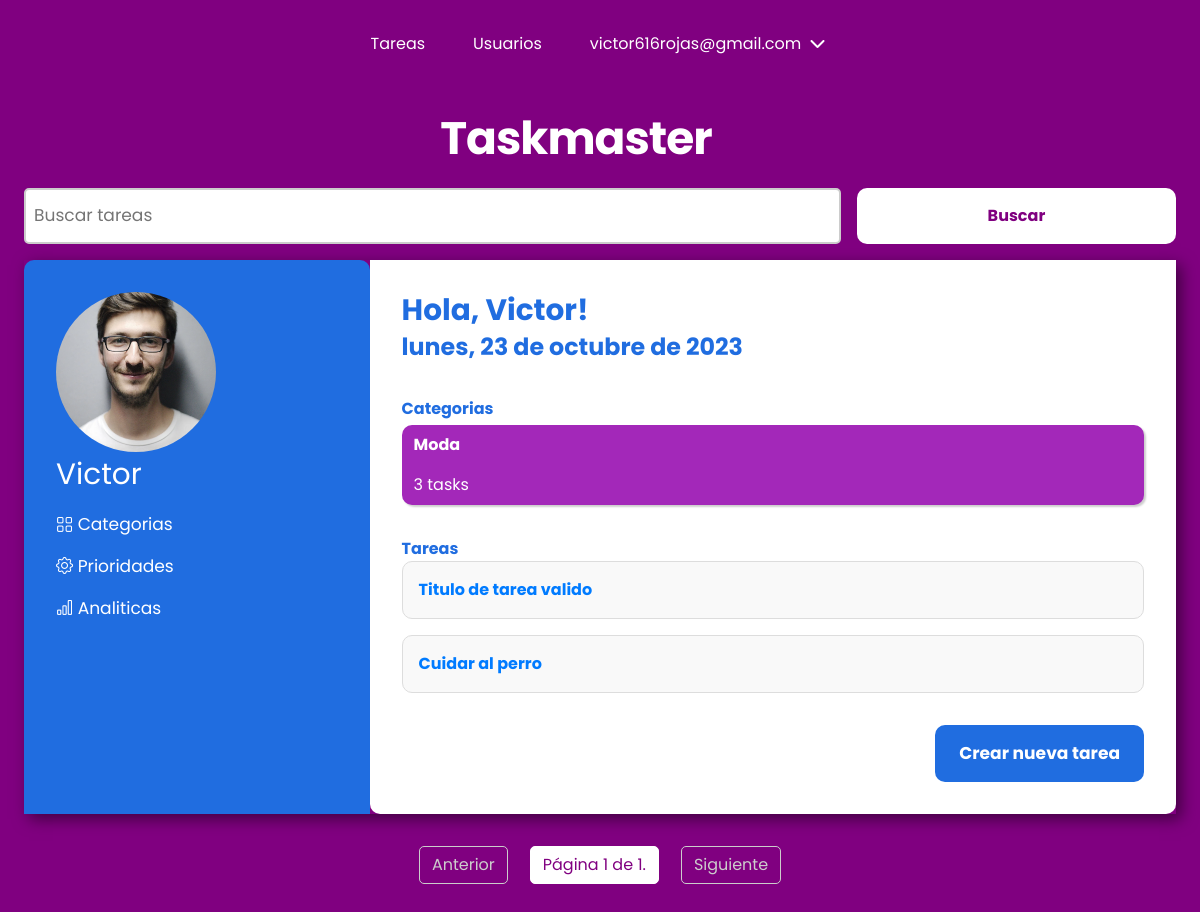
The app's page /todo_task/tasks/incomplete/ (signed in) with its own data.
### users/models.py (models this page shows, shortened)
class CustomUser(AbstractBaseUser, PermissionsMixin):
    email = models.EmailField(unique=True, max_length=25)
    password = models.CharField(max_length=128)
    first_name = models.CharField(max_length=30, blank=True)
    last_name = models.CharField(max_length=30, blank=True)
    date_joined = models.DateTimeField(default=timezone.now)
    is_active = models.BooleanField(default=True)
    is_staff = models.BooleanField(default=False)
    is_worker = models.BooleanField(default=False)
    profile_picture = models.ImageField(upload_to='users/images/profile_pictures/',
                                        blank=True, null=True)
    objects = CustomUserManager()  # Instanciamos nuestro administrador personalizado
    USERNAME_FIELD = "email"
    REQUIRED_FIELDS = []
    class Meta:
        ordering = ["-date_joined"]

### todo_task/models.py (models this page shows, shortened)
class Label(models.Model):
    name = models.CharField(max_length=50)
    created = models.DateTimeField(auto_now_add=True)
    user = models.ForeignKey(
        CustomUser, on_delete=models.CASCADE, related_name="categories"
    )
    class Meta:
        ordering = ["-created"]

class Task(models.Model):
    title = models.CharField(max_length=35)
    complete = models.BooleanField(default=False)
    due_date = models.DateField()
    created = models.DateTimeField(auto_now_add=True)
    labels = models.ManyToManyField("Label")
    user = models.ForeignKey(CustomUser, on_delete=models.CASCADE, related_name="tasks")
    class Meta:
        ordering = ["-created"]

### todo_task/views.py (the view)
# urls.py: path("tasks/incomplete/", views.list_tasks_incomplete, name="task-list-incomplete"),
@login_required(login_url="/users/login/")
def list_tasks_incomplete(request):
    return list_tasks(request, filter_type="incomplete")

### todo_task/templates/todo_task/tasks/list-incomplete.html
{% extends "container.html" %}
{% block search-form %}
{% include 'search_form.html' with query=query placeholder=placeholder %}
{% endblock %}
{% block section-fragment %}
{% include 'category-section.html' %}
<section class="second-section">
    <h3>Tareas</h3>
    <div class="flex-column">
        <ul class="item-list flex-column">
            {% for task in paginator_data %}
            <li class="item-element flex-column">
                <a href="{% url 'task-detail' task.id %}" class="task-link">
                    {{ task.title }}
                </a>
            </li>
            {% endfor %}
        </ul>
        <div class="item-creation fs-1">
            <a href="{% url 'task-create' %}">Crear nueva tarea</a>
        </div>
    </div>
</section>
{% endblock %}
{% block pagination %}
{% include 'pagination.html' %}
{% endblock %}

### todo_task/templates/todo_task/base/container.html (shortened to what this page needs)
{% extends "base.html" %}
{% load static %}
{% block css %}
<link rel="stylesheet" type="text/css" href="{% static 'todo_task/css/style.css' %}">
{% endblock %}
{% block content %}
<section class="container">
    <h1 class="fs-6">Taskmaster</h1>
    {% block search-form %}
    {% endblock %}
    <section class="card">
        <div class="user flex-column">
            <div class="user-info flex-column">
                <img src="{{ request.user.profile_picture.url }}" alt="Foto de perfil">
                <h2 class="fs-4">{{ request.user.first_name }}</h2>
            </div>
            <div class="user-options fs-1">
                <a href="{% url 'category-list' %}"><i class="bi bi-grid"></i> Categorias</a>
                <a href="{% url 'priority-list' %}"><i class="bi bi-gear"></i> Prioridades</a>
                <a href="{% url 'analytics' %}"><i class="bi bi-bar-chart"></i> Analiticas</a>
            </div>
        </div>
        <section class="task">
            <h2 class="fs-4">Hola, {{ request.user.first_name }}!</h2>
            <p class="fs-3">{{ fecha_actual|date:"l, j \d\e F \d\e Y" }}</p>
            {% block section-fragment %}
            {% endblock %}
        </section>
    </section>
    {% block pagination %}
    {% endblock %}
</section>
{% endblock %}

### taskmaster/templates/header.html (shortened to what this page needs)
{% if request.user.is_authenticated %}
<header class="primary-header flex">
    <nav>
        <ul id="primary-navigation" data-visible="false" class="primary-navigation flex">
            <li class="active"><a href="{% url 'task-list-today-due-date' %}">Tareas</a></li>
            {% if request.user.is_staff %}
            <li class="active"><a href="{% url 'user-list' %}">Usuarios</a></li>
            {% endif %}
            <li class="active has-dropdown">{{ request.user.email }} <i class="fa-solid fa-chevron-down"></i>
            </li>
        </ul>
    </nav>
</header>
{% endif %}

### todo_task/templates/todo_task/base/category-section.html
<section class="content-section">
    <h3>Categorias</h3>
    <div class="content-list">
        {% for categoria in categorias %}
        {% if categoria.task_count > 0 %}
        <div class="content-item">
            <p>{{ categoria.name }}</p>
            <p class="content-count">{{ categoria.task_count }} tasks</p>
        </div>
        {% endif %}
        {% endfor %}
    </div>
</section>

### taskmaster/static/css/main.css (style rules this page uses)
:root { --clr-white: rgb(255, 255, 255); --clr-neutral-400: rgb(3, 3, 3); --clr-accent-700: rgb(128, 0, 128); --clr-gradient-accent: rgb(182, 0, 136); --clr-complete: rgb(0, 117, 16); --clr-incomplete: rgb(223, 14, 14); --clr-btn-edit: rgb(0, 123, 255); --clr-btn-delete: rgb(223, 14, 14); --clr-btn-return: rgb(128, 0, 128); --clr-btn-edit-hover: rgba(0, 123, 255, 0.8); --clr-btn-delete-hover: rgba(223, 14, 14, 0.8); --clr-btn-return-hover: rgba(128, 0, 128, 0.8); --bg-clr: rgb(250, 250, 250); --ff-primary: "Poppins", Arial, Helvetica, sans-serif; --fw-regular: 400; --fw-semi-bold: 600; --fw-bold: 700; --fs-1: clamp(0.75rem, calc(0.55rem + 0.69vw), 1.19rem); --fs-2: clamp(0.78rem, calc(0.59rem + 0.81vw), 1.4rem); --fs-3: clamp(0.88rem, calc(0.69rem + 1.06vw), 1.75rem); --fs-4: clamp(1.05rem, calc(0.81rem + 1.38vw), 2.19rem); --fs-5: clamp(1.26rem, calc(0.95rem + 1.79vw), 2.73rem); --fs-6: clamp(1.51rem, calc(1.11rem + 2.31vw), 3.42rem); --fs-7: clamp(1.81rem, calc(1.29rem + 2.98vw), 4.27rem); --fs-8: clamp(2.18rem, calc(1.51rem + 3.83vw), 5.34rem); --fs-btn-1: clamp(1rem, calc(1rem + 0.05vw), 1.19rem); }
*, *::before, *::after { box-sizing: border-box; }
* { margin: 0; padding: 0; font: inherit; }
html { scroll-behavior: smooth; scroll-padding-top: var(--scroll-padding, 75px); }
body { line-height: 1.5; background-color: var(--clr-accent-700); font-family: var(--ff-primary); }
h1, h2, p { color: var(--clr-neutral); }
h3 { color: var(--clr-accent); }
img, picture, video, canvas, svg { display: block; max-width: 100%; object-fit: cover; }
.fs-1 { font-size: var(--fs-1); }
.fs-3 { font-size: var(--fs-3); }
.fs-4 { font-size: var(--fs-4); }
.fs-6 { font-size: var(--fs-6); }
.flex-column { display: flex; flex-direction: column; }
h1 { margin-block: 1rem; width: min(100% - 3rem, 40ch); letter-spacing: -1px; text-align: left; }
.container { width: min(100% - 3rem, 120ch); margin-inline: auto; margin-block: 1rem; }
.flex { display: flex; gap: var(--gap, 1rem); }
.primary-header { align-items: center; justify-content: center; }
.primary-navigation { list-style: none; }
.primary-navigation a { text-decoration: none; color: var(--clr-white); }
.has-dropdown { display: inline-block; color: var(--clr-white); cursor: pointer; position: relative; }
.fa-chevron-down { padding-inline: 0.25rem; transition: transform 0.3s ease; }
@media (min-width: 35em) { .primary-navigation { --gap: clamp(1.5rem, 5vw, 3rem); padding-block: 2rem; padding-inline: clamp(3rem, 8vw, 10rem); } }
@media (min-width: 35em) { .container h1 { text-align: center; } }
h1 { font-weight: var(--fw-bold); color: var(--clr-white); }

### records on screen
CustomUser: user.email "victor616rojas@gmail.com", user.profile_picture (picture), user.first_name "Victor"
Label: name "Moda", task_count "3"
Task: title "Titulo de tarea valido"
Task: title "Cuidar al perro"

### other values on screen
{{ paginator_data.number }} "1"
{{ paginator_data.paginator.num_pages }} "1"
